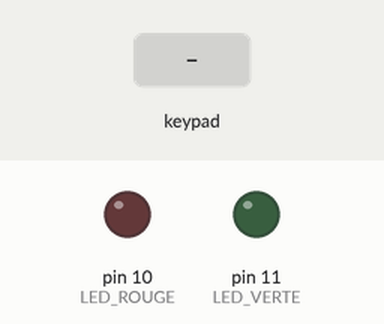
Simulated run of this program. Board: Arduino Mega 2560, built with avr-gcc and run on an emulated ATmega2560. Parts: output pins drawn as LEDs (lit = HIGH). The inputs (shaded band) are chosen by the test bench. What the program prints to the serial monitor is not drawn.

Above: at 1.2 s.
1.3 s: keypad keys 1 2 3 4 pressed 0.4 s apart
At 2.9 s:
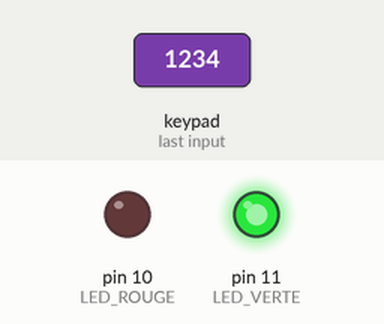
5.9 s: key 'F' pressed
7.4 s: keypad keys 5 4 3 2 pressed 0.4 s apart
Timing chart, 0 to 10.4 s (numbered marks = the images above; inputs shaded):
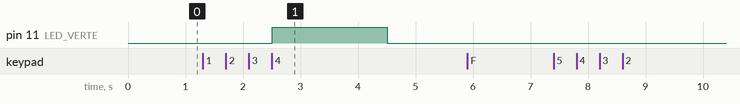

The program:

main.cpp
```cpp
#include <Arduino.h>
#include <Keypad.h>// Bibliothèque pour le clavier


/*
//EXERCICE 2

// Dimensions du clavier : 4 lignes et 4 colonnes
const byte ROWS = 4;
const byte COLS = 4;

// Définition des touches physiques du clavier
char keys[ROWS][COLS] = {
  {'1','2','3', 'F'},
  {'4','5','6', 'E'},
  {'7','8','9', 'D'},
  {'A','0','B', 'C'}
};

// Définition des broches utilisées pour connecter les lignes et colonnes du clavier
byte rowPins[ROWS] = {5, 4, 3, 2}; // Lignes connectées aux broches Arduino
byte colPins[COLS] = {9, 8, 7, 6}; // Colonnes connectées aux broches Arduino

// On crée un objet "monClavier" pour gérer les interactions avec le clavier
Keypad monClavier = Keypad(makeKeymap(keys), rowPins, colPins, ROWS, COLS);

// Mot de passe que l'utilisateur doit entrer (2 chiffres)
const char motDePasse[3] = "12"; // 2 chiffres + caractère nul '\0' (fin de chaîne)
char saisieUtilisateur[3]; // Stocke les touches que l'utilisateur entre
byte indexSaisie = 0; // Position actuelle de la saisie (0 à 2)

// Broches pour contrôler la LED verte
const int LED_VERTE = 11; // Broche pour la couleur verte

void setup() {
  // Initialisation de la communication avec le PC pour afficher des messages
  Serial.begin(9600);
  Serial.println("Veuillez entrer un mot de passe à 2 chiffres :");

  // On configure la broche de la LED verte comme sortie
  pinMode(LED_VERTE, OUTPUT);

  // On s'assure que la LED verte est éteinte au départ
  digitalWrite(LED_VERTE, LOW);
}

void loop() {
  // On lit la dernière touche pressée sur le clavier
  char key = monClavier.getKey();

  // Si une touche a été appuyée
  if (key) {
    // Vérifie si la touche appuyée est un chiffre (de '0' à '9')
    if (key >= '0' && key <= '9') {
      // Ajoute le chiffre à la saisie en cours
      saisieUtilisateur[indexSaisie] = key;
      indexSaisie++; // On passe à la position suivante
      Serial.print(key); // Affiche la touche entrée dans le moniteur série

      // Si l'utilisateur a entré 2 chiffres
      if (indexSaisie == 2) {
        // On termine la chaîne avec un caractère nul pour pouvoir comparer
        saisieUtilisateur[2] = '\0';
        Serial.println(); // Saut de ligne pour plus de clarté

        // Vérifie si la saisie correspond au mot de passe
        if (strcmp(saisieUtilisateur, motDePasse) == 0) {
          // Mot de passe correct
          Serial.println("Mot de passe correct ! Bienvenue !\n");
          digitalWrite(LED_VERTE, HIGH); // Allume la LED verte
          delay(2000); // Garde la LED verte allumée pendant 2 secondes
          digitalWrite(LED_VERTE, LOW); // Éteint la LED verte
        } else {
          // Mot de passe incorrect
          Serial.println("Mot de passe incorrect. Réessayez !\n");
        }

        // Réinitialise la saisie pour un nouveau cycle
        indexSaisie = 0;
      }
    } else {
      // Si une touche non valide est appuyée (par exemple A, B, C, etc.)
      Serial.println("\nTouche non valide. Veuillez entrer un chiffre !");
    }
  }
}
*/


/*
//EXERCICE 3

// Dimensions du clavier : 4 lignes et 4 colonnes
const byte ROWS = 4;
const byte COLS = 4;

// Définition des touches physiques du clavier
char keys[ROWS][COLS] = {
  {'1','2','3', 'F'},
  {'4','5','6', 'E'},
  {'7','8','9', 'D'},
  {'A','0','B', 'C'}
};

// Définition des broches utilisées pour connecter les lignes et colonnes du clavier
byte rowPins[ROWS] = {5, 4, 3, 2}; // Lignes connectées aux broches Arduino
byte colPins[COLS] = {9, 8, 7, 6}; // Colonnes connectées aux broches Arduino

// On crée un objet "monClavier" pour gérer les interactions avec le clavier
Keypad monClavier = Keypad(makeKeymap(keys), rowPins, colPins, ROWS, COLS);

// Mot de passe que l'utilisateur doit entrer (4 chiffres)
const char motDePasse[5] = "1234"; // 4 chiffres + caractère nul '\0' (fin de chaîne)
char saisieUtilisateur[5]; // Stocke les touches que l'utilisateur entre
byte indexSaisie = 0; // Position actuelle de la saisie (0 à 4)

// Broches pour contrôler la LED verte
const int LED_VERTE = 11; // Broche pour la couleur verte

void setup() {
  // Initialisation de la communication avec le PC pour afficher des messages
  Serial.begin(9600);
  Serial.println("Veuillez entrer un mot de passe à 4 chiffres :");

  // On configure la broche de la LED verte comme sortie
  pinMode(LED_VERTE, OUTPUT);

  // On s'assure que la LED verte est éteinte au départ
  digitalWrite(LED_VERTE, LOW);
}

void loop() {
  // On lit la dernière touche pressée sur le clavier
  char key = monClavier.getKey();

  // Si une touche a été appuyée
  if (key) {
    // Vérifie si la touche appuyée est un chiffre (de '0' à '9')
    if (key >= '0' && key <= '9') {
      // Ajoute le chiffre à la saisie en cours
      saisieUtilisateur[indexSaisie] = key;
      indexSaisie++; // On passe à la position suivante
      Serial.print(key); // Affiche la touche entrée dans le moniteur série

      // Si l'utilisateur a entré 4 chiffres
      if (indexSaisie == 4) {
        // On termine la chaîne avec un caractère nul pour pouvoir comparer
        saisieUtilisateur[4] = '\0';
        Serial.println(); // Saut de ligne pour plus de clarté

        // Vérifie si la saisie correspond au mot de passe
        if (strcmp(saisieUtilisateur, motDePasse) == 0) {
          // Mot de passe correct
          Serial.println("Mot de passe correct ! Bienvenue !\n");
          digitalWrite(LED_VERTE, HIGH); // Allume la LED verte
          delay(2000); // Garde la LED verte allumée pendant 2 secondes
          digitalWrite(LED_VERTE, LOW); // Éteint la LED verte
        } else {
          // Mot de passe incorrect
          Serial.println("Mot de passe incorrect. Réessayez !\n");
        }

        // Réinitialise la saisie pour un nouveau cycle
        indexSaisie = 0;
      }
    } else {
      // Si une touche non valide est appuyée (par exemple A, B, C, etc.)
      Serial.println("\nTouche non valide. Veuillez entrer un chiffre !");
    }
  }
}
*/


//EXERCICE 4

// Dimensions du clavier : 4 lignes et 4 colonnes
const byte ROWS = 4;
const byte COLS = 4;

// Définition des touches physiques du clavier
char keys[ROWS][COLS] = {
  {'1','2','3', 'F'},
  {'4','5','6', 'E'},
  {'7','8','9', 'D'},
  {'A','0','B', 'C'}
};

// Définition des broches utilisées pour connecter les lignes et colonnes du clavier
byte rowPins[ROWS] = {5, 4, 3, 2}; // Lignes connectées aux broches Arduino
byte colPins[COLS] = {9, 8, 7, 6}; // Colonnes connectées aux broches Arduino

// On crée un objet "monClavier" pour gérer les interactions avec le clavier
Keypad monClavier = Keypad(makeKeymap(keys), rowPins, colPins, ROWS, COLS);

// Mot de passe que l'utilisateur doit entrer (peut être changé ici)
const char motDePasse[5] = "1234"; // 4 chiffres + caractère nul '\0' (fin de chaîne)
char saisieUtilisateur[5]; // Stocke les touches que l'utilisateur entre
byte indexSaisie = 0; // Position actuelle de la saisie (0 à 4)
byte tentativesRatees = 0; // Compteur pour suivre le nombre d'erreurs consécutives

// Broches pour contrôler les LEDs RGB
const int LED_ROUGE = 10; // Broche pour la couleur rouge
const int LED_VERTE = 11; // Broche pour la couleur verte

void setup() {
  // Initialisation de la communication avec le PC pour afficher des messages
  Serial.begin(9600);
  Serial.println("Veuillez entrer un mot de passe à 4 chiffres :");

  // On configure les broches des LEDs comme des sorties
  pinMode(LED_ROUGE, OUTPUT);
  pinMode(LED_VERTE, OUTPUT);

  // Au démarrage, on s'assure que les LEDs sont éteintes
  digitalWrite(LED_ROUGE, LOW);
  digitalWrite(LED_VERTE, LOW);
}

void loop() {
  // On lit la dernière touche pressée sur le clavier
  char key = monClavier.getKey();

  // Si une touche a été appuyée
  if (key) {
    // Vérifie si la touche appuyée est un chiffre (de '0' à '9')
    if (key >= '0' && key <= '9') {
      // Ajoute le chiffre à la saisie en cours
      saisieUtilisateur[indexSaisie] = key;
      indexSaisie++; // On passe à la position suivante
      Serial.print(key); // Affiche la touche entrée dans le moniteur série

      // Si l'utilisateur a entré 4 chiffres
      if (indexSaisie == 4) {
        // On termine la chaîne avec un caractère nul pour pouvoir comparer
        saisieUtilisateur[4] = '\0';
        Serial.println(); // Saut de ligne pour plus de clarté

        // Vérifie si la saisie correspond au mot de passe
        if (strcmp(saisieUtilisateur, motDePasse) == 0) {
          // Mot de passe correct
          Serial.println("Mot de passe correct ! Bienvenue !\n");
          digitalWrite(LED_VERTE, HIGH); // Allume la LED verte
          delay(2000); // Garde la LED verte allumée pendant 2 secondes
          digitalWrite(LED_VERTE, LOW); // Éteint la LED verte
          tentativesRatees = 0; // Réinitialise les tentatives ratées
        } else {
          // Mot de passe incorrect
          Serial.println("Mot de passe incorrect. Réessayez !\n");
          tentativesRatees++; // Incrémente le compteur d'erreurs

          // Si 3 erreurs consécutives
          if (tentativesRatees >= 3) {
            Serial.println("3 tentatives échouées. Veuillez patienter 5 secondes.\n");
            digitalWrite(LED_ROUGE, HIGH); // Allume la LED rouge
            delay(5000); // Attend 5 secondes
            digitalWrite(LED_ROUGE, LOW); // Éteint la LED rouge
            tentativesRatees = 0; // Réinitialise les tentatives ratées
          }
        }

        // Réinitialise la saisie pour un nouveau cycle
        indexSaisie = 0;
      }
    } else {
      // Si une touche non valide est appuyée (par exemple A, B, C, etc.)
      Serial.println("\nTouche non valide. Veuillez entrer un chiffre !");
    }
  }
}
```

Measured:
- after the input at 1.3 s, pin 11 (LED_VERTE): LOW → HIGH after 1.2 s, → LOW 2.0 s later
- after the input at 5.9 s, every drawn part: stays the same
- after the input at 7.4 s, every drawn part: stays the same
